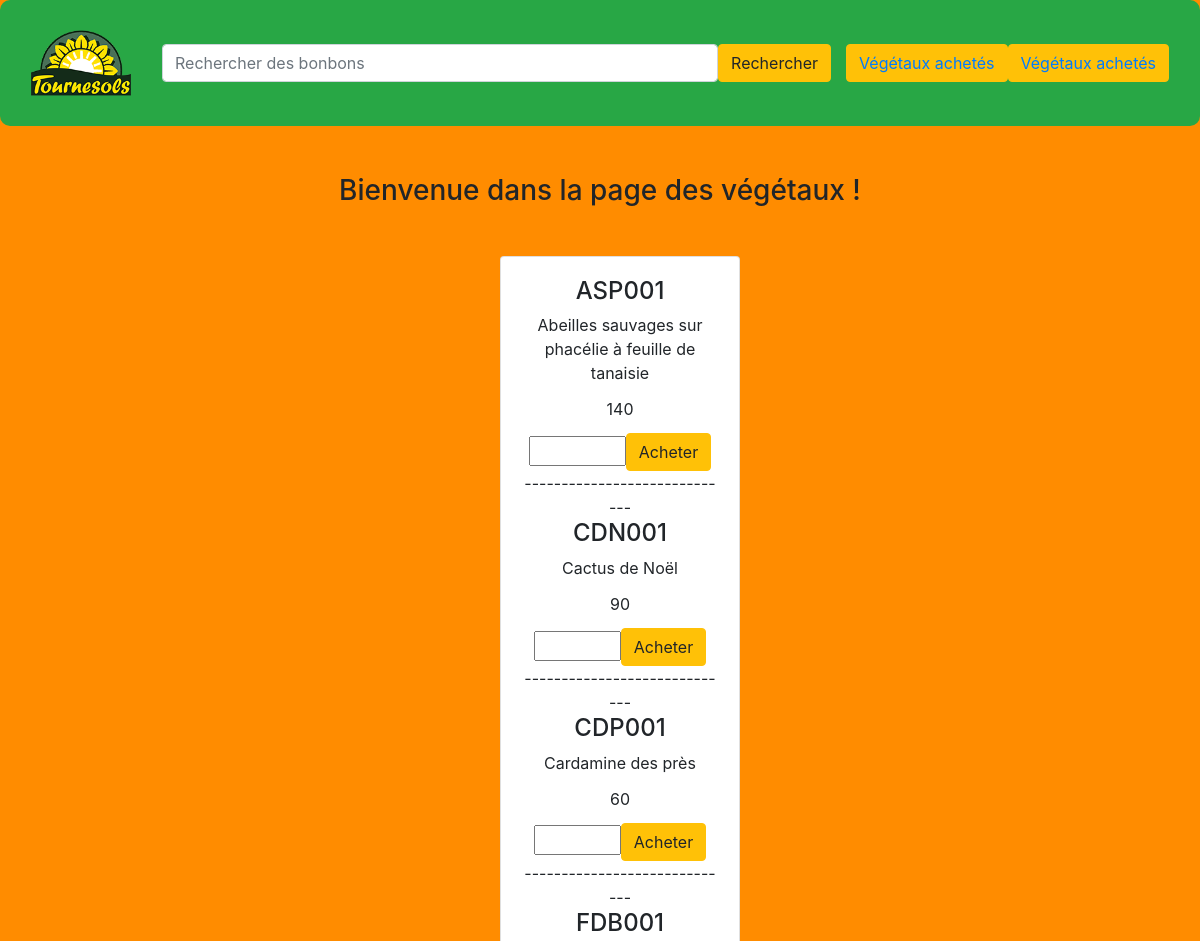
Before: / (upper part) with the older database file.
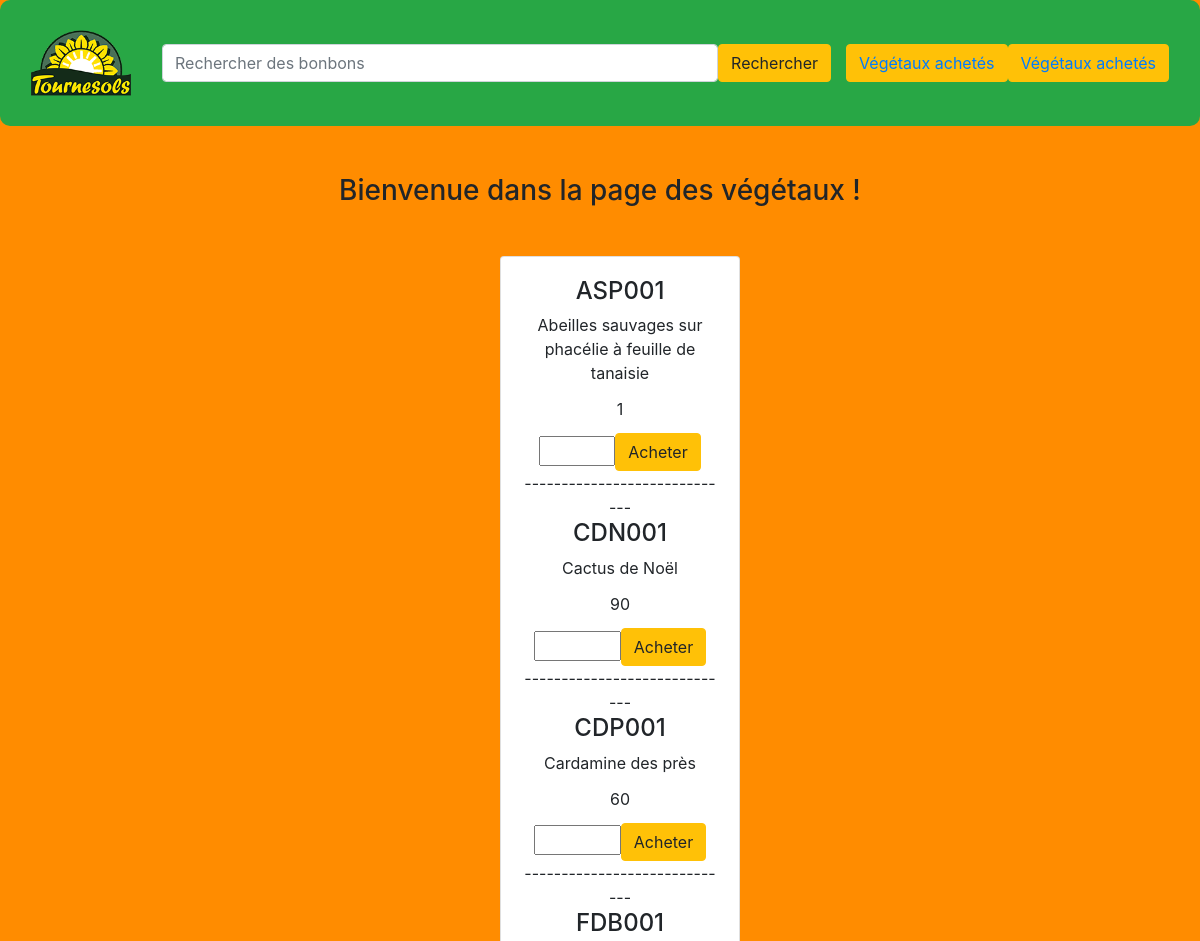
After: the same page with the newer database file.
### tables this page shows
CREATE TABLE IF NOT EXISTS `vegetauxachetes` (
  `ReferenceProduit` char(6) NOT NULL,
  `QuantiteEnStockMax` int(11) DEFAULT NULL,
  `QuantiteEnStock` int(11) DEFAULT NULL,
  `StockSecurite` int(11) DEFAULT NULL,
  `PrixAchat` float(7,2) DEFAULT NULL,
  `NumeroFournisseur` int(11) DEFAULT NULL,
  PRIMARY KEY (`ReferenceProduit`),
  KEY `FK_VegetauxAchetes_Fournisseur` (`NumeroFournisseur`)
);

CREATE TABLE IF NOT EXISTS `vegetaux` (
  `ReferenceProduit` char(6) NOT NULL,
  `DesignationProduit` char(100) DEFAULT NULL,
  PRIMARY KEY (`ReferenceProduit`)
);

### index.php (the view, shortened to what this page needs)
<!DOCTYPE html>
<html>
<head>
</head>
<nav class="navbar navbar-expand-lg navbar-success bg-success">
    <div class="container-fluid">
        <a class="navbar-brand" href="index.php"><img src="Images/logo-haribo.jpg" height="100" width="100" alt="..."></a>
        <div class="collapse navbar-collapse" id="navbarSupportedContent">
            <div class="container-fluid">
                <form class="d-flex" method="POST" action='recherchevisi.php'>
                    <input class="form-control me-2" type="search" placeholder="Rechercher des bonbons" aria-label="Recherche" name="recherche">
                    <input class="btn btn-warning" type="submit" value="Rechercher">
                </form>
            </div>
            <button type="button" class="btn btn-warning"> <a href="#">Végétaux achetés</a>
                <button type="button" class="btn btn-warning"> <a href="#">Végétaux achetés</a>
        </div>
    </div>
</nav>
<body>
    <br><br>
    <center>
        <h3>Bienvenue dans la page des végétaux !</h3>
        <tr>
            <div class='card' style='width: 15rem;'>
                <div class='card-body'>
        </tr>
        <?php
        $conn = mysqli_connect("localhost", "root", "", "lestournesolstrigger111");
        $sql = "SELECT v.ReferenceProduit, v.DesignationProduit, va.QuantiteEnStock, a.DateApprovisionnement, a.QtAppro
                FROM vegetaux v
                INNER JOIN vegetauxachetes va ON v.ReferenceProduit = va.ReferenceProduit
                LEFT JOIN approvisionner a ON v.ReferenceProduit = a.ReferenceProduit";
        $result = mysqli_query($conn, $sql);
        if (mysqli_num_rows($result) > 0) {
            while ($row = mysqli_fetch_assoc($result)) {
                echo "<h4 class='card-text'>" . $row["ReferenceProduit"] . "</h4><P class='card-title'>" . $row["DesignationProduit"] . "</P><P class='card-title'>" . $row["QuantiteEnStock"] . "</P><td style='
                padding: 20px;'>";
                echo "</td><td><form method='post' action='acheter.php'><input type='hidden' name='ref' value='" . $row["ReferenceProduit"] . "'><input type='number' name='quantite' min='1' max='" . $row["QuantiteEnStock"] . "' required><input type='submit' class='btn btn-warning' value='Acheter'></form> -----------------------------";
            }
        } else {
            echo "<tr><td colspan='5'>Aucun résultat</td></tr>";
        }
        ?>
    </center>
    <link rel="stylesheet" href="https://maxcdn.bootstrapcdn.com/bootstrap/4.0.0/css/bootstrap.min.css">
    <link rel="stylesheet" href="style.css">
</body>
</html>

### style.css (style rules this page uses)
.navbar { border-radius: 10px; }
.card { display: inline-block; text-align: center; margin-left: 40px; margin-top: 40px; }
body { background-color: #FF8C00; }

Changed rows visible on the page:
changed vegetauxachetes "ASP001": QuantiteEnStock "140" → "1"
